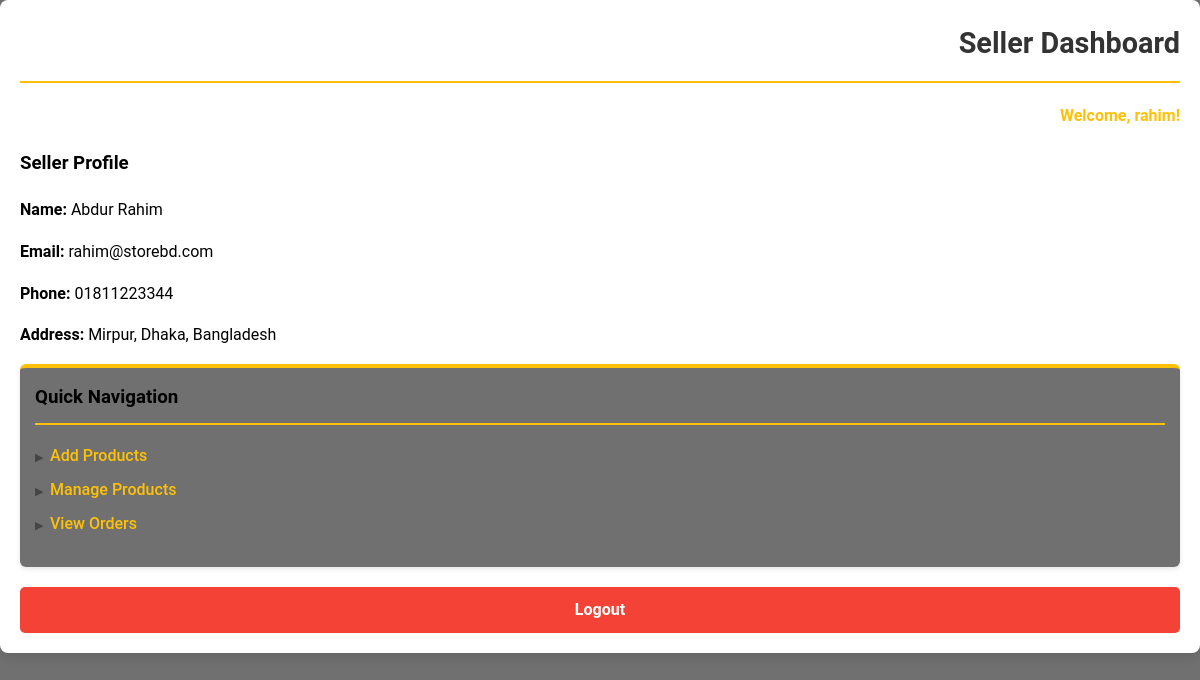
The page /seller_dashboard.php (signed in) on the database its author committed.
### tables this page shows
CREATE TABLE users (
    user_id INT AUTO_INCREMENT PRIMARY KEY,
    username VARCHAR(50) NOT NULL UNIQUE,
    password VARCHAR(255) NOT NULL,
    email VARCHAR(100) NOT NULL UNIQUE,
    full_name VARCHAR(100) NOT NULL,
    role ENUM('admin', 'seller', 'customer') NOT NULL,
    phone VARCHAR(20),
    address TEXT,
    created_at TIMESTAMP DEFAULT CURRENT_TIMESTAMP,
    last_login TIMESTAMP NULL
);

### seller_dashboard.php (the view, shortened to what this page needs)
<?php
include 'db_connect.php';
$seller_id = $_SESSION['user_id'];
$seller_query = "SELECT * FROM users WHERE user_id = ?";
$stmt = $conn->prepare($seller_query);
$stmt->bind_param("i", $seller_id);
$stmt->execute();
$seller_result = $stmt->get_result();
$seller_info = $seller_result->fetch_assoc();
?>
<!DOCTYPE html>
<html>
<head>
    <link rel="stylesheet" href="Seller_Styles.css">
</head>
<body>
    <div class="seller-dashboard">
        <div class="dashboard-header">
            <h2 class="dashboard-title">Seller Dashboard</h2>
        </div>
        <div class="dashboard-welcome">
            <p>Welcome, <?php echo htmlspecialchars($_SESSION['username']); ?>!</p>
        </div>
        <div class="seller-info-section">
            <h3>Seller Profile</h3>
            <div class="seller-details">
                <p><strong>Name:</strong> <?php echo htmlspecialchars($seller_info['full_name']); ?></p>
                <p><strong>Email:</strong> <?php echo htmlspecialchars($seller_info['email']); ?></p>
                <p><strong>Phone:</strong> <?php echo htmlspecialchars($seller_info['phone']); ?></p>
                <p><strong>Address:</strong> <?php echo htmlspecialchars($seller_info['address'] ?? 'Not provided'); ?></p>
            </div>
        </div>
        <div class="navigation-section">
            <h3>Quick Navigation</h3>
            <ul>
                <li><a href="add_product.php">Add Products</a></li>
                <li><a href="manage_products.php">Manage Products</a></li>
                <li><a href="view_orders.php">View Orders</a></li>
            </ul>
        </div>
        <a href="logout.php" class="logout-link">Logout</a>
    </div>
</body>
</html>

### Seller_Styles.css (style rules this page uses)
:root { --primary-color: #333333; --accent-color: #FFC107; --background-color: #212121a4; --text-color: #000000; --white: #ffffff; --success-color: #4CAF50; --danger-color: #F44336; --neutral-color: #9E9E9E; }
body { font-family: 'Roboto', 'Arial', sans-serif; background-color: var(--background-color); margin: 0; padding: 0; line-height: 1.6; color: var(--text-color); }
.seller-dashboard { max-width: 1200px; margin: 0 auto; padding: 20px; background-color: var(--white); box-shadow: 0 4px 12px rgba(0, 0, 0, 0.1); border-radius: 8px; }
.dashboard-header { display: flex; align-items: center; justify-content: space-between; border-bottom: 2px solid var(--accent-color); padding-bottom: 15px; margin-bottom: 20px; }
.dashboard-title { color: var(--primary-color); margin: 0; font-size: 1.8em; }
.dashboard-welcome { text-align: right; color: var(--accent-color); font-weight: bold; margin-bottom: 20px; }
.navigation-section { background-color: var(--background-color); border-radius: 6px; padding: 15px; box-shadow: 0 2px 5px rgba(0, 0, 0, 0.1); transition: transform 0.3s ease, box-shadow 0.3s ease; border-top: 4px solid var(--accent-color); }
.navigation-section h3 { color: black; border-bottom: 2px solid var(--accent-color); padding-bottom: 10px; margin-top: 0; }
.navigation-section ul { list-style-type: none; padding: 0; margin-top: 15px; }
.navigation-section ul li { margin-bottom: 8px; }
.navigation-section ul li a { color: var(--accent-color); text-decoration: none; transition: color 0.3s ease; font-weight: 500; position: relative; padding-left: 15px; }
.navigation-section ul li a:before { content: '▶'; position: absolute; left: 0; color: var(--primary-color); font-size: 0.7em; top: 3px; opacity: 0.7; }
.logout-link { display: block; text-align: center; margin-top: 20px; background-color: var(--danger-color); color: var(--white); padding: 10px 15px; text-decoration: none; border-radius: 5px; transition: background-color 0.3s ease; font-weight: bold; }

### rows shown on the page
users: full_name "Abdur Rahim", email "rahim@storebd.com", phone "01811223344", address "Mirpur, Dhaka, Bangladesh"

### other values the page prints
$_SESSION['username'] "rahim"
